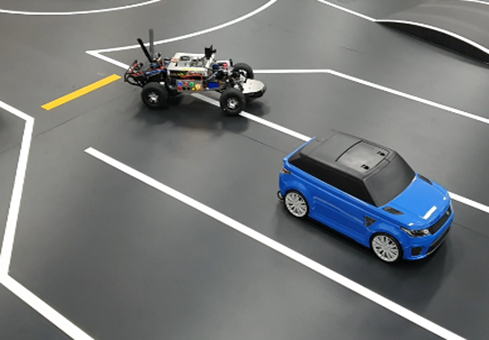
#> input picture python/opencv/img/cars.png, 489 x 340 px, found by its file name
$ python hsv.py
#> lines starting #> are read from the running program, lines starting #| are printed output that depends on the picture; after the words box and inside, x2 and y2 are one past the last pixel; in counts of white or black regions, pixels touching at a corner belong together
import cv2

import numpy as np

img = cv2.imread('./img/cars.png')
#> img is the input picture: shape (340, 489, 3); mean B, G, R 121.8, 120.7, 117.3
hsv = cv2.cvtColor(img, cv2.COLOR_BGR2HSV)
#> hsv: shape (340, 489, 3); mean H, S, V 55, 19.3, 125

lower_white = np.array([0,0,150])
upper_white = np.array([100,255,255])

mask = cv2.inRange(hsv, lower_white, upper_white)
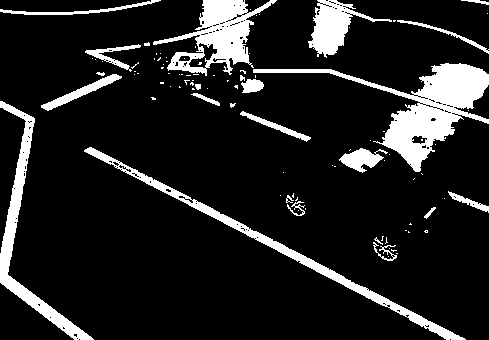
#> mask: shape (340, 489); 13.1% white; 98 white regions (75 under 20 px), largest, box (x1, y1, x2, y2) and area: (253, 63, 489, 172) 6183, (153, 0, 277, 76) 3530, (84, 147, 466, 340) 3159

cv2.imshow('line',mask)
cv2.waitKey(10000)

$ run again, with python/opencv/img/cat.png copied over python/opencv/img/cars.png
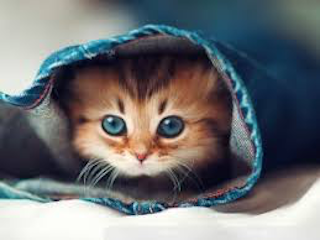
#> input picture python/opencv/img/cat.png, 320 x 240 px, found by its file name
#> img is the input picture: shape (240, 320, 3); mean B, G, R 115.3, 112.3, 109.8
#> hsv: shape (240, 320, 3); mean H, S, V 77, 85, 128.1
#> `mask = cv2.inRange(hsv, lower_white, upper_white)`:
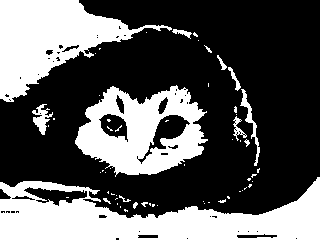
#> mask: shape (240, 320); 35.6% white; 61 white regions (47 under 20 px), largest, box (x1, y1, x2, y2) and area: (0, 177, 320, 240) 11332, (0, 0, 172, 102) 7777, (75, 85, 208, 177) 6949

$ run again, with python/opencv/img/tiger.jpg saved as python/opencv/img/cars.png
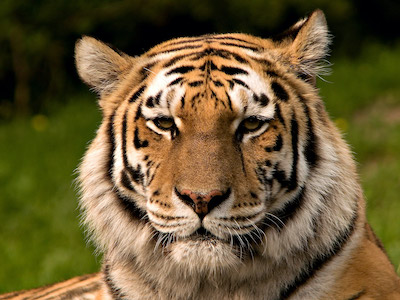
#> input picture python/opencv/img/tiger.jpg, 400 x 300 px, found by its file name
#> img is the input picture: shape (300, 400, 3); mean B, G, R 53, 90, 106.2
#> hsv: shape (300, 400, 3); mean H, S, V 25.9, 161.1, 108.7
#> `mask = cv2.inRange(hsv, lower_white, upper_white)`:
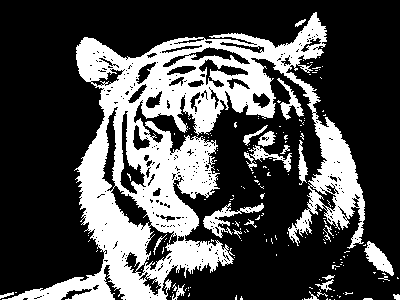
#> mask: shape (300, 400); 29.7% white; 171 white regions (147 under 20 px), largest, box (x1, y1, x2, y2) and area: (2, 12, 365, 300) 32304, (203, 203, 264, 238) 578, (364, 241, 394, 276) 465
